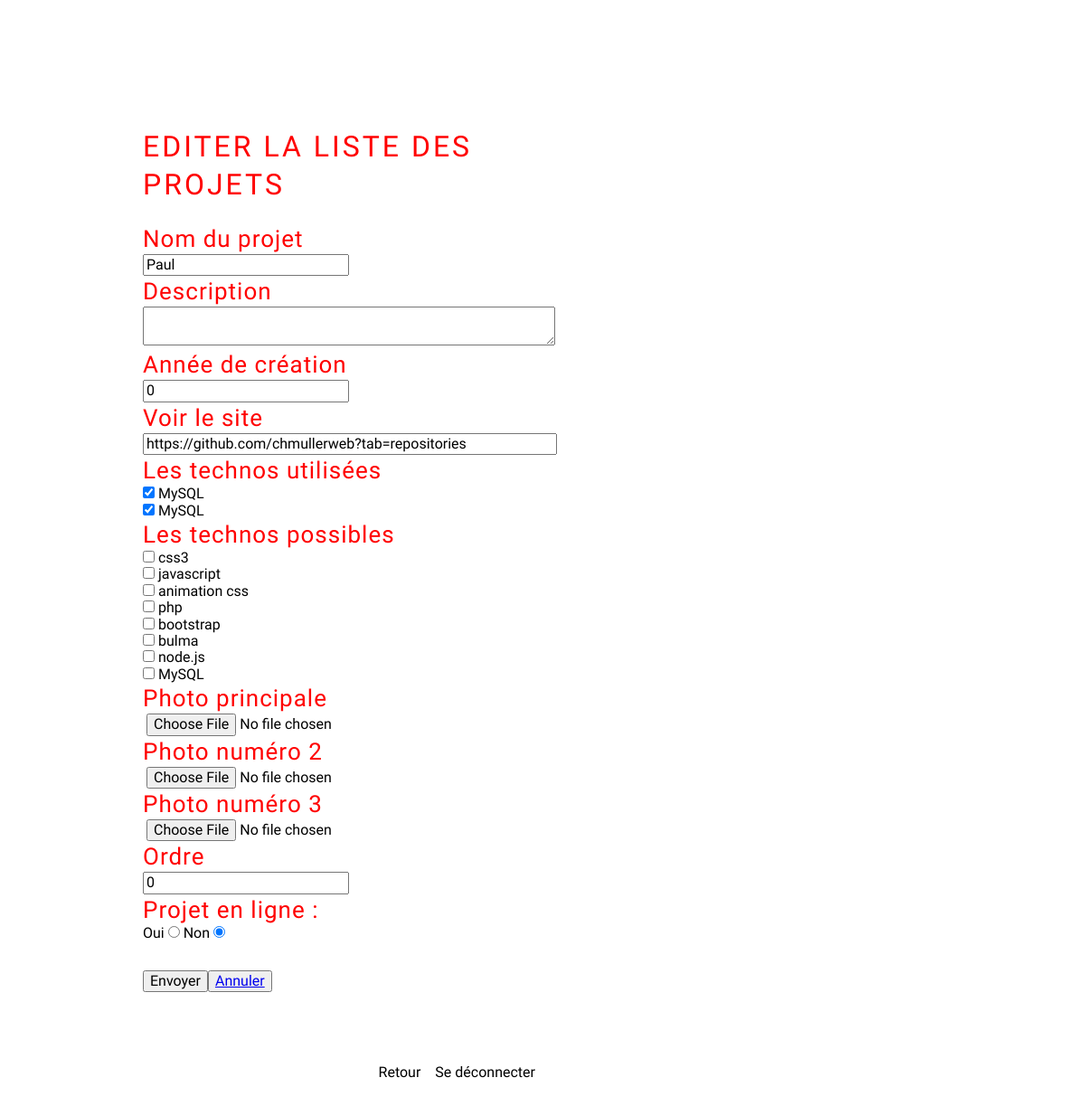
Before: /admin/projets/form_projet.php?projetedit=5 with the older database file.
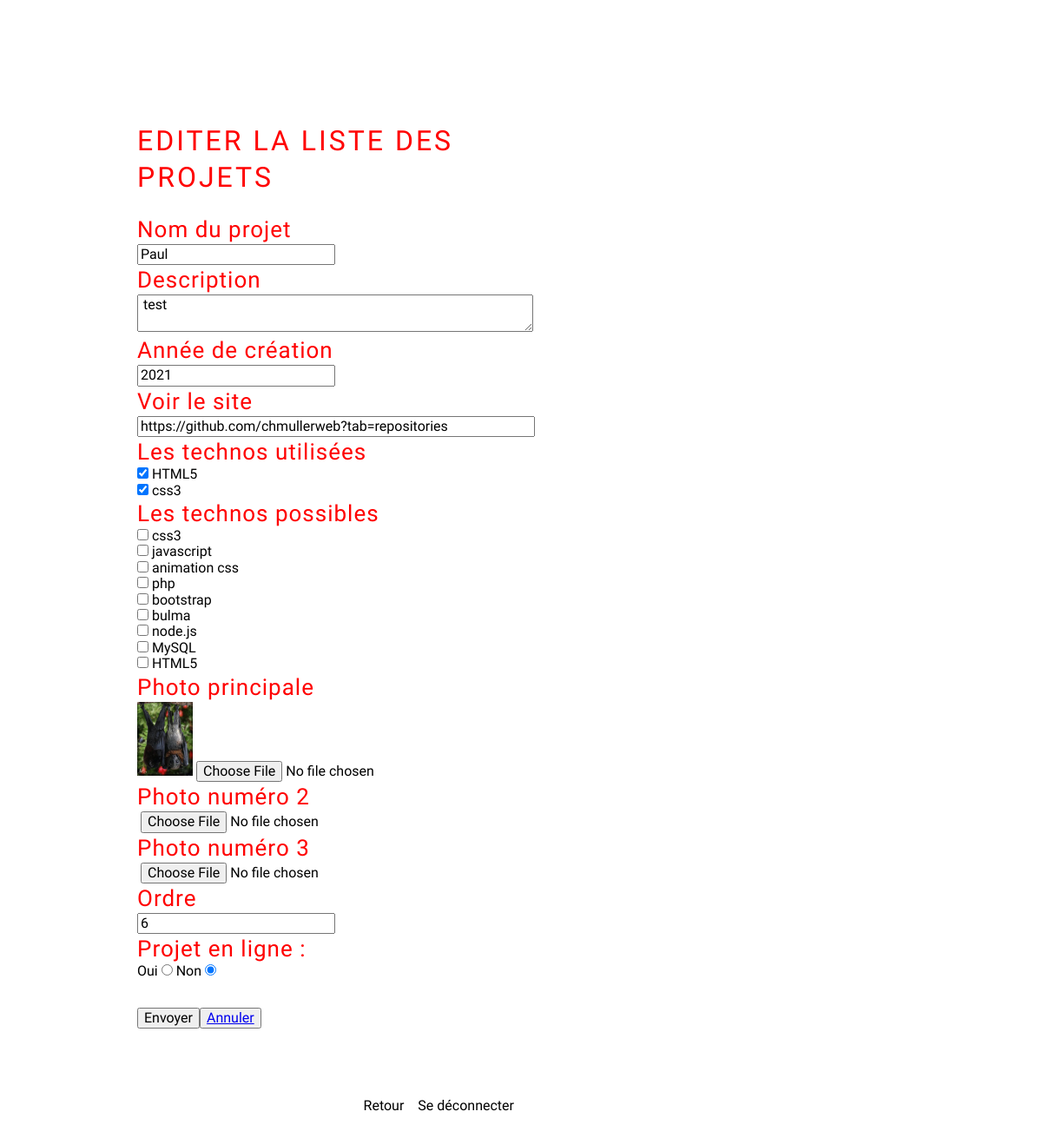
After: the same page with the newer database file.
### tables this page shows
CREATE TABLE `projets` (
  `id_projet` int(11) NOT NULL,
  `iduu` varchar(500) NOT NULL DEFAULT 'TEXT_PROJET',
  `titre` varchar(500) NOT NULL,
  `presentation` text NOT NULL,
  `lien` varchar(500) DEFAULT 'https://github.com/chmullerweb?tab=repositories',
  `annee` int(11) NOT NULL,
  `visible` tinyint(1) DEFAULT NULL,
  `ordre` int(11) NOT NULL,
  `img_main` varchar(500) DEFAULT NULL,
  `img1` varchar(500) DEFAULT NULL,
  `img2` varchar(500) DEFAULT NULL
);

CREATE TABLE `technos` (
  `id_techno` int(11) NOT NULL,
  `iduu` varchar(500) NOT NULL DEFAULT 'TEXT_TECHNO',
  `nomtechno` varchar(200) NOT NULL
);

### config.php (called while the page is built, shortened)
<?php
$_dossier_template = "template/site2020/";
$_url_base = "http://localhost/coursphp/monbook/";

### admin/projets/form_projet.php (the view, shortened to what this page needs)
<?php
include "../../config.php";
include "../include/head_admin.php";
global $bdd;
$query = $bdd -> prepare("SELECT * from technos where iduu = :iduu");
$query -> execute([":iduu" => "TEXT_TECHNO"]);
$list_techno = $query -> fetchAll(PDO::FETCH_ASSOC);
if(!empty($_GET["projetedit"])) {
  $projetedit = $bdd -> query("SELECT * from projets where id_projet = " . $_GET["projetedit"]) -> fetch();
        $request = $bdd -> query("SELECT * from projets_technos, projets, technos where
        projets.id_projet = projets_technos.projet_id
        AND technos.id_techno = projets_technos.techno_id
        AND id_projet = $_GET[projetedit]");
      $technologies = $request -> fetchAll(PDO::FETCH_ASSOC);
}
?>
<h1>Editer la liste des projets</h1>
<form enctype="multipart/form-data" action="form_projet_resp.php" method="post">
    <ul>
        <li>
            <h2>Nom du projet</h2>
            <input type="text" name="titre" value="<?php echo $projetedit["titre"] ?>">
        </li>
        <li>
            <h2>Description</h2>
            <textarea name="presentation" style="width:100%"> <?php echo $projetedit["presentation"] ?> </textarea>
        </li>
        <li>
            <h2>Année de création</h2>
            <input name="annee" value="<?php echo $projetedit["annee"] ?>">
        </li>
        <li>
            <h2>Voir le site</h2>
            <input name="lien" value="<?php echo $projetedit["lien"] ?>" style="width:100%">
        </li>
        <li>
            <h2>Les technos utilisées</h2>
            <?php if(!empty($_GET["projetedit"])) {?>
            <div class="techno-list">
                <?php foreach($technologies as $key => $technocheck){?>
                <input type="checkbox" id="<?php echo $technocheck["nomtechno"]?>" class="input-search" value="<?php echo $technocheck["id_techno"]?>" checked>
                <label for="<?php echo $technocheck["nomtechno"]?>"><?php echo $technocheck["nomtechno"]?></label>
                <?php echo "<br>"; }; ?>
            </div>
            <?php } else { echo "<br>"; }; ?>
        </li>
        <li>
            <h2>Les technos possibles</h2>
            <div class="techno-list">
                <?php
                foreach($list_techno as $key => $techno){?>
                <input type="checkbox" id="<?php echo $techno["nomtechno"]?>" name="techno[]" class="input-search" value="<?php echo $techno["id_techno"]?>">
                <label for="<?php echo $techno["nomtechno"]?>"><?php echo $techno["nomtechno"]?></label>
                <?php echo "<br>"; }; ?>
            </div>
        </li>
        <li>
            <h2>Photo principale</h2>
            <img src="<?php echo $_url_base . $_dossier_template . $projetedit["img_main"]?>" alt="" style="width:4rem">
            <input name="img_main" type="file" accept="image/jpeg" />
        </li>
        <li>
            <h2>Photo numéro 2</h2>
            <input name="img1" type="file" accept="image/jpeg" />
        </li>
        <li>
            <h2>Photo numéro 3</h2>
            <input name="img2" type="file" accept="image/jpeg" />
        </li>
        <li>
            <h2>Ordre</h2>
            <input name="ordre" value="<?php echo $projetedit["ordre"] ?>">
        </li>
        <li>
            <h2>Projet en ligne : </h2>
            <?php
            if($projetedit["visible"] === "0" || empty($projetedit["visible"])){?>
                <label for="online-oui">Oui</label>
                <input id="online-oui" type="radio" name="visible" value="1">
                <label for="online-non">Non</label>
                <input id="online-non" type="radio" name="visible" value="0" checked>
            <?php } else if($projetedit["visible"] === "1"){?>
                <label for="online-oui">Oui</label>
                <input id="online-oui" type="radio" name="visible" value="1" checked>
                <label for="online-non">Non</label>
                <input id="online-non" type="radio" name="visible" value="0">
            <?php }; ?>
        </li>
    </ul>
    <div class="flex" style="padding-top: 2rem">
        <button type="submit">Envoyer</button>
        <button type="button"><a href="<?php echo $_url_base ?>admin/projets/list_projets.php">Annuler</a></button>
    </div>
</form>
<?php include "../include/footer_admin.php"; ?>

Changed rows visible on the page:
changed projets "Paul": presentation (not shown) → "test"; annee "0" → "2021"; img_main: picture added; ordre "0" → "6"
added technos: nomtechno "HTML5"
Other visible differences:
new list line: "☑ HTML5"
new list line: "☑ css3"
list line gone: "☑ MySQL"
